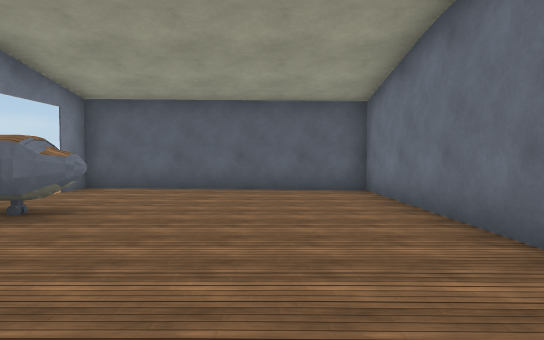
view 1 (above)

24 first-person views from a walk through a scene from a Unity 3-D project. The camera is 1.5 m above the floor, tilts 2° down and sees 80° across. The floor is counted in squares, 2 m on a side. Each view is taken from the middle of a square. On the plan, view 1 faces up. The plan holds only what a view shows up to about 11 squares ahead; the rest is blank. The place goes on beyond the plan. Some animated figures are left out. Surface patterns are stand-ins for the level's own textures.

view 2
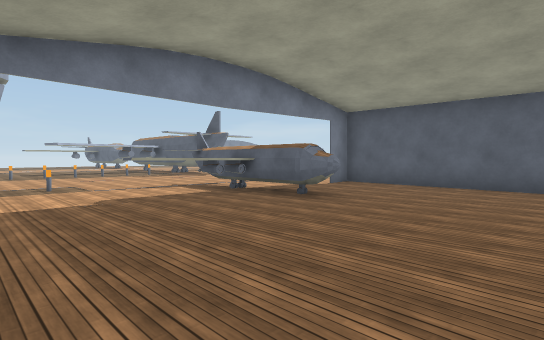

view 3
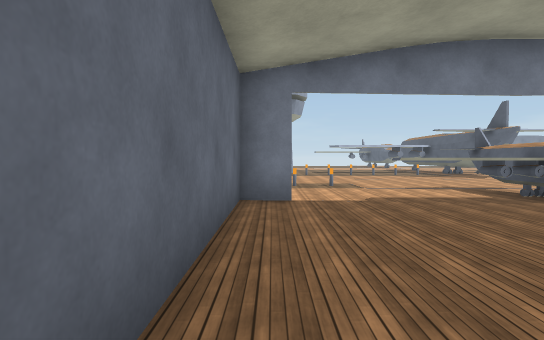

view 4
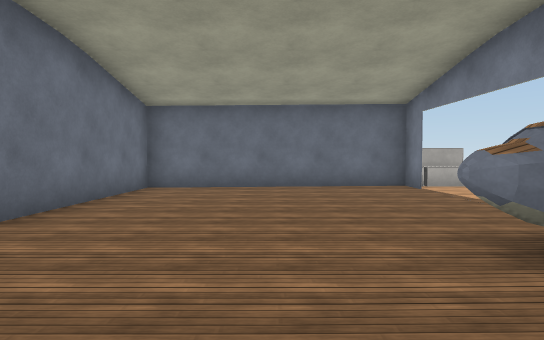

view 5
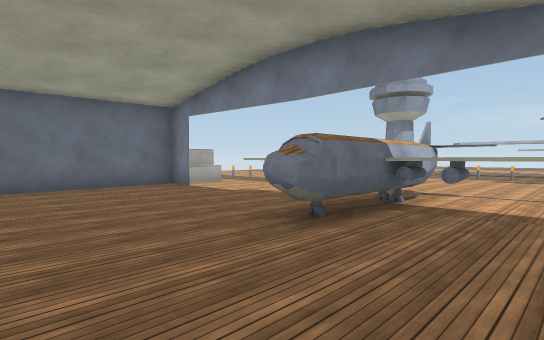

view 6
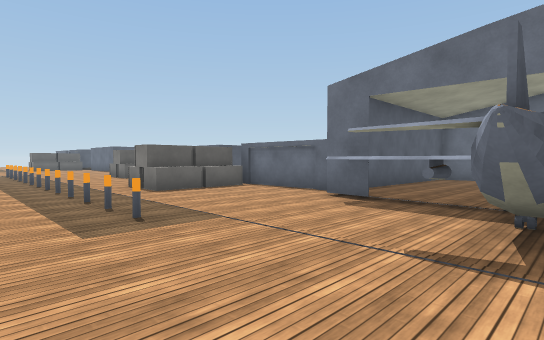

view 7
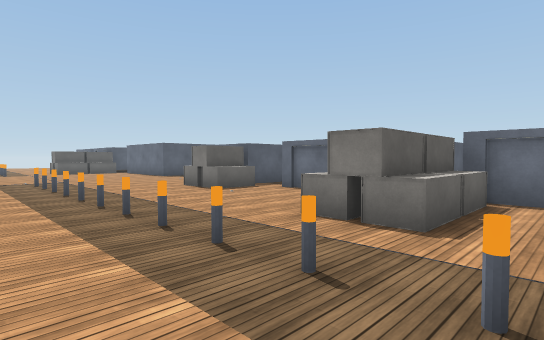

view 8
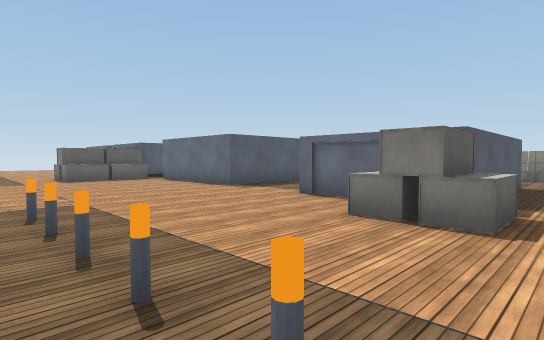

view 9
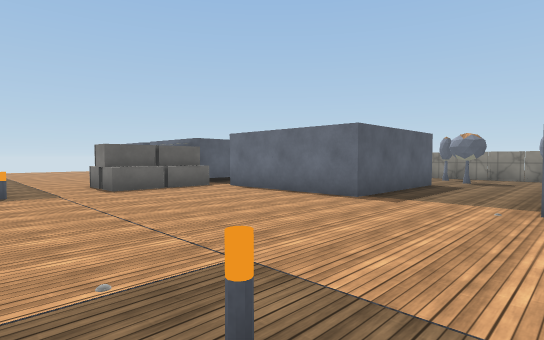

view 10
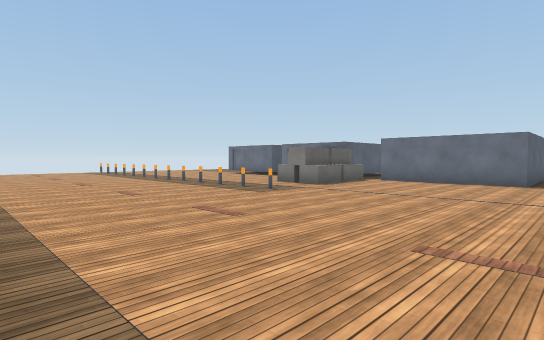

view 11
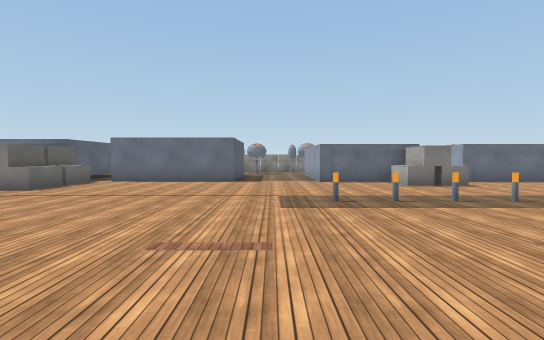

view 12
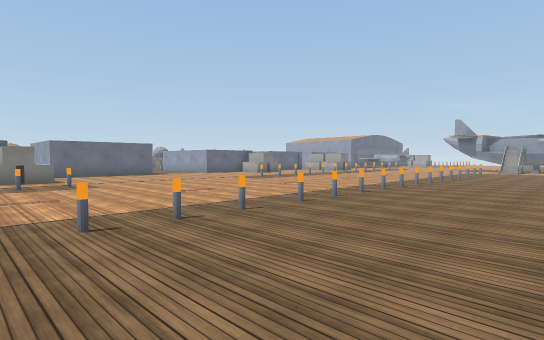

view 13
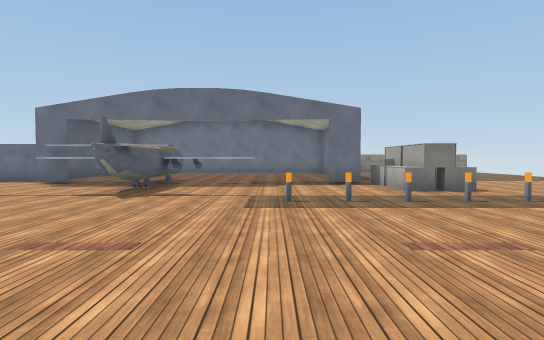

view 14
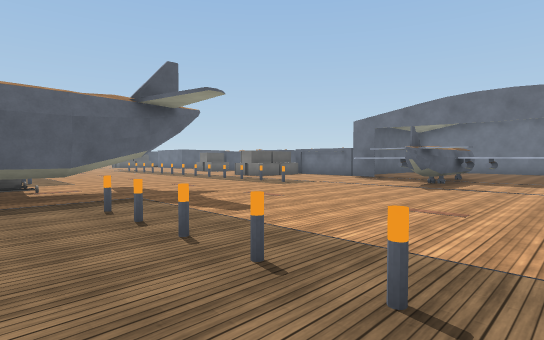

view 15
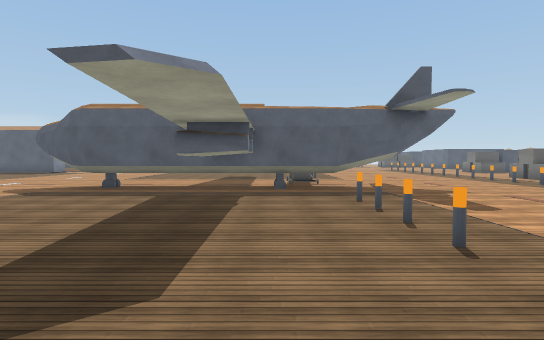

view 16
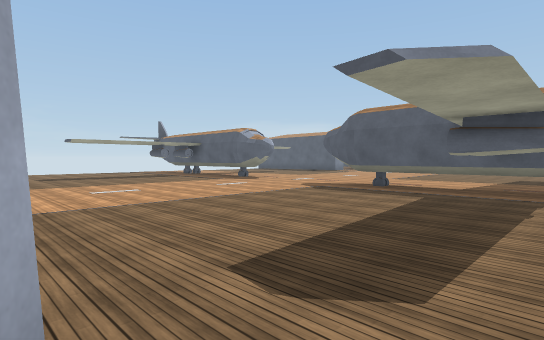

view 17
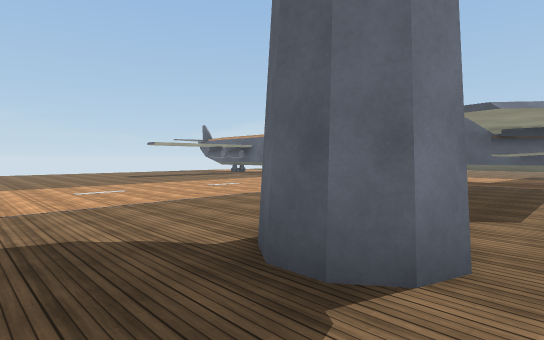

view 18
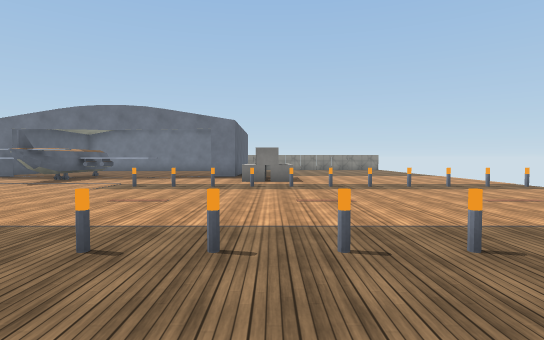

view 19
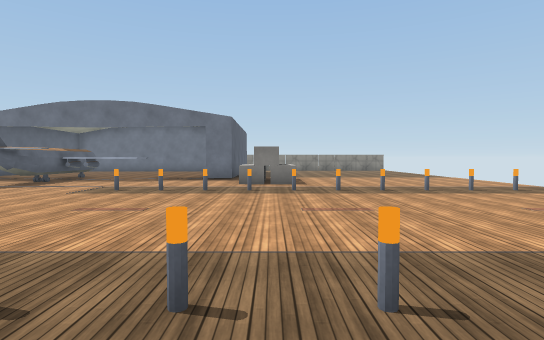

view 20
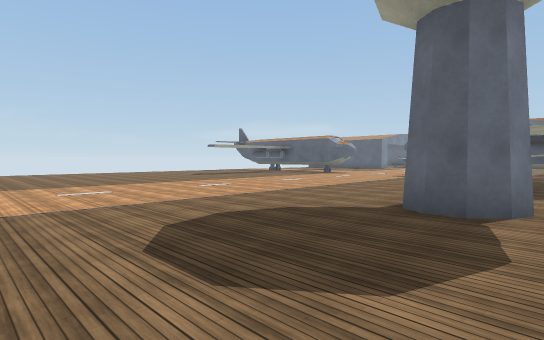

view 21
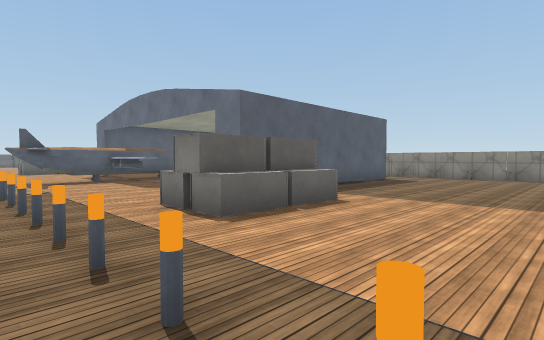

view 22
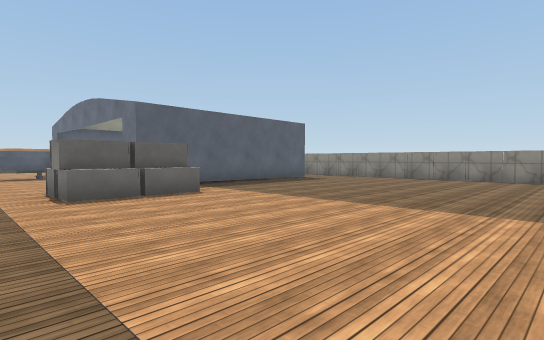

view 23
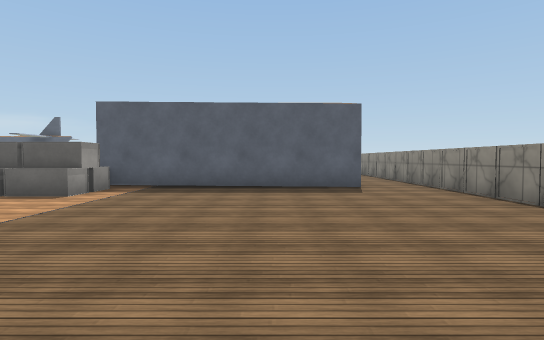

view 24
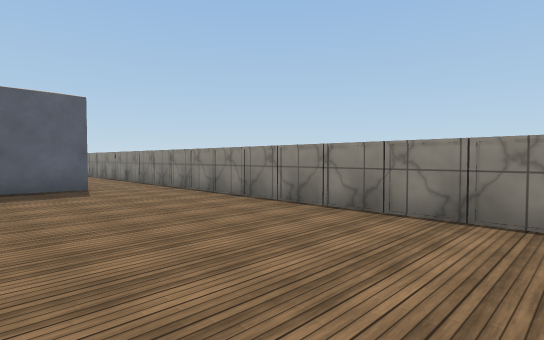

### Floor plan
Key: @ floor where view 1 was taken; # wall or solid block; x gap in a wall; . floor; = window, fence, low wall or low ledge; ^ raised ledge; T thing the floor can be seen under or through.
Columns run from 27 left of view 1 to 5 right of it. Each row starts with its distance up from view 1.
 30          .............
 29          ..........=.#  ##
 28          ............##^.
 27          ....=..........#
 26          ...............#
 25          ...............#
 24           ..............
 23           ...................#.
 22           ......................#
 21           .........=.......... .#
 20           ..............#
 19           ....  ........#
 18           ...=   .....#x#####   #
 17           ..      ....#^........#
 16                   ......#
 15                  .......#
 14                  .......#
 13          ..      .....  #  ##
 12         ...  ... ....###
 11    ......... ..........##
 10    .......x.x...........#
  9    ...        ..........#
  8     ..TTTTTTTTT.......########
  7    .......x...........#......#
  6   ...........=........#......#
  5  ............=........#......#
  4 ....................#####....#
  3 ......................#......#
  2 ......................#......#
  1 .............................#..#
  0 ......... #................@.#..#
 -1 .........##...........#......#..#
 -2 .....................^^#######..#
 -3 .....................###........#
 -4 ................................#
 -5 ................................#
 -6       ...... ...................#
 -7               ..................#
 -8                 ................#
 -9                  ...............#
-10                   .......  .....^

Where each view was taken, in squares from view 1:
view 1: 0 up, 0 right, facing up
view 2: 1 down, 1 right, facing up-left
view 3: 1 down, 1 right, facing left
view 4: 7 up, 1 left, facing down
view 5: 7 up, 0 right, facing down-left
view 6: 4 up, 10 left, facing up-right
view 7: 10 up, 10 left, facing up-right
view 8: 16 up, 9 left, facing up-right
view 9: 20 up, 9 left, facing up-right
view 10: 22 up, 14 left, facing up-right
view 11: 22 up, 14 left, facing right
view 12: 30 up, 18 left, facing down-right
view 13: 1 up, 14 left, facing right
view 14: 1 up, 16 left, facing up-right
view 15: 0 up, 16 left, facing up
view 16: 0 up, 16 left, facing up-left
view 17: 3 down, 16 left, facing up-left
view 18: 3 down, 17 left, facing right
view 19: 3 down, 16 left, facing right
view 20: 6 down, 16 left, facing up-left
view 21: 7 down, 9 left, facing up-right
view 22: 10 down, 8 left, facing up-right
view 23: 10 down, 0 right, facing up
view 24: 10 down, 0 right, facing up-right
